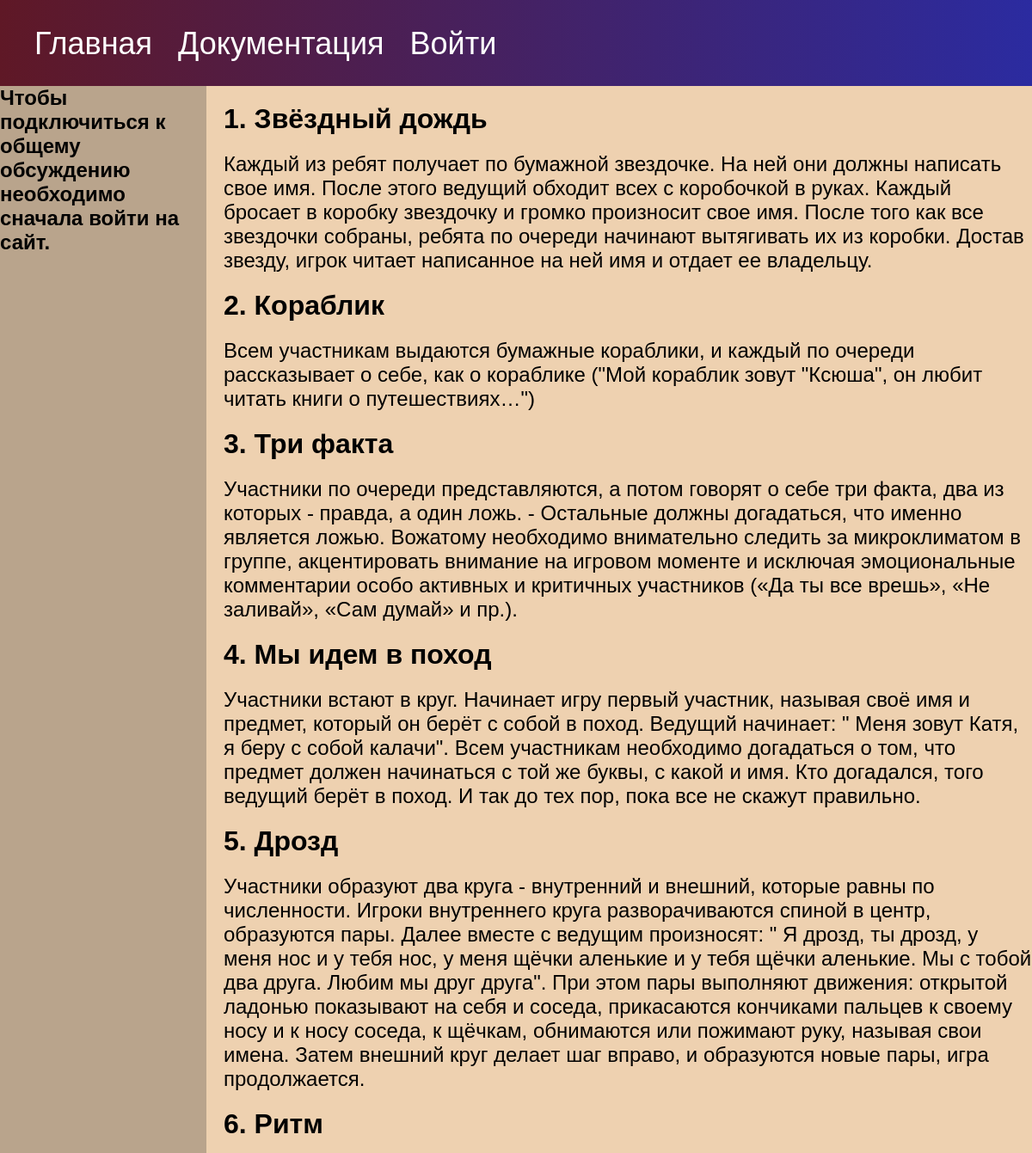
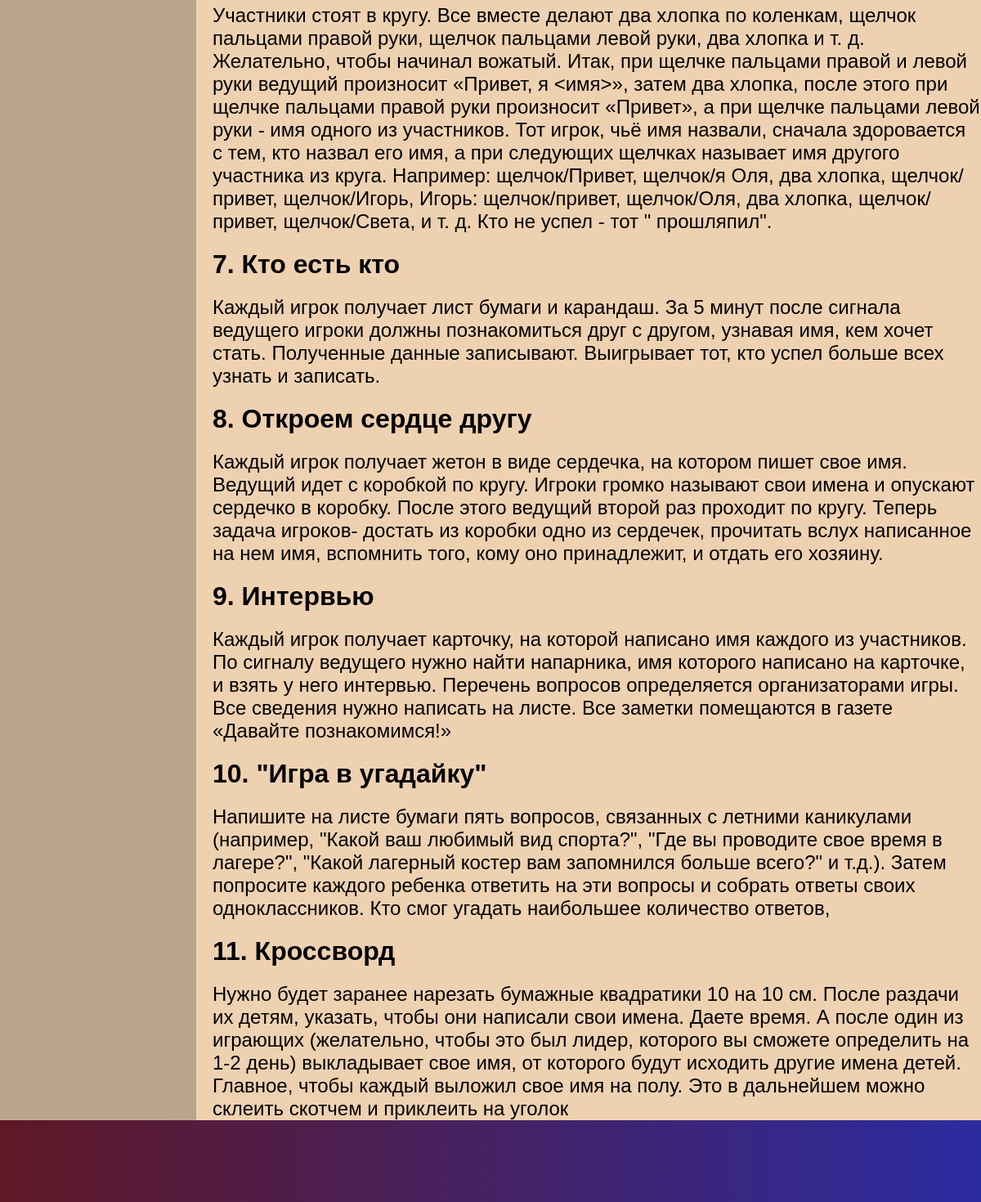
The app's page /docs/games_and_methodics with its own data (2 pictures, top to bottom).
### app/data/games.py (models this page shows)
class Game(SqlAlchemyBase):
    __tablename__ = 'games'
    id = sqlalchemy.Column(sqlalchemy.Integer,
                           primary_key=True, autoincrement=True)
    title = sqlalchemy.Column(sqlalchemy.String, nullable=True)
    description = sqlalchemy.Column(sqlalchemy.String, nullable=True)

### app/controllers/docs_controller.py (the view)
@app.route('/docs/games_and_methodics')
def games_and_methodics():
    db_sess = db_session.create_session()
    games = db_sess.query(Game).all()
    return render_template("docs/games_and_methodics.html", title="Игры и методики диагностики ребенка", games=games, get=get)

### app/data/db_session.py (called while the page is built)
def create_session() -> Session:
    global __factory
    return __factory()

### app/templates/docs/games_and_methodics.html
{% extends './base.html' %}
{% block head %}
    <link rel="stylesheet" href="../../static/css/styleDocs.css">
{% endblock %}
{% block content %}
    {% for game in games %}
        <div class="game">
            <h1>{{ game.id }}. {{ game.title }}</h1>
            <p>{{ game.description }}</p>
        </div>
    {% endfor %}
{% endblock %}

### app/templates/base.html (shortened to what this page needs)
<!DOCTYPE html>
<html lang="en">
<head>
    <link rel="stylesheet" href="../static/css/style.css">
    {% block head %} {% endblock %}
</head>
<body>
    <header>
        <nav>
            <ul>
                <li><a href="{{ url_for('index') }}">Главная</a></li>
                <li class="list">
                    <a href="{{ url_for('docs') }}">Документация</a>
                </li>
                {% if current_user.is_authenticated %}
                    <li><a href="{{ url_for('logout') }}">{{ current_user.name }}</a></li>
                {% else %}
                    <li><a href="{{ url_for('login') }}">Войти</a></li>
                {% endif %}
            </ul>
        </nav>
    </header>
    <div class="content">
        <aside style="height: auto;">
            {% if current_user.is_authenticated %}
                <h2>{{ current_user.name }}</h2>
                <h2>Чат общего обсуждения</h2>
                <div class="chat">
                    {% set data = get('https://gol-peresvet-376-edu.glitch.me/api/data').json() %}
                    {% for message in data.messages %}
                        {% for user in data.users %}
                            {% for k, v in user.items() %}
                                {% if message.user_id == v %}
                                    <div class="message">
                                        <h3>{{ k }}</h3>
                                        <p>{{ message.text }}</p>
                                    </div>
                                {% endif %}
                            {% endfor %}
                        {% endfor %}
                    {% endfor %}
                </div>
                <form action="" class="send_message" method="post">
                    <input type="text" name="" id="text" class="send">
                    <button type="button" id="button"><img src="../static/img/index/arrow.png" alt="" style="height: 30px; width: 30px; margin: 0"></button>
                </form>
            {% else %}
                <h1>Чтобы подключиться к общему обсуждению необходимо сначала войти на сайт.</h1>
            {% endif %}
        </aside>
        <main>
            {% block content %}
            {% endblock %}
        </main>
    </div>
    <footer>
    </footer>
</body>
</html>

### app/static/css/style.css (style rules this page uses)
* { margin: 0; font-family: Arial, Helvetica, sans-serif; }
body { background-color: #EED1B0; }
.content { width: 100%; display: grid; grid-template-columns: 20% 80%; }
footer { height: 100px; background: linear-gradient(90deg, #5F1826, rgb(43, 43, 160)) }
aside { float: left; background-color: #b9a48c; }
main { display: block; }
header { width: 100%; height: 100px; background: linear-gradient(90deg, #5F1826, rgb(43, 43, 160)); }
nav ul li { position: relative; }
nav ul li a { display: inline-block; background: #21216300; color: #fff; text-decoration: none; border-radius: 3px; font-size: 36px; height: 70px; transition: 0.4s ease; padding-top: 30px; width: 100%; }
ul { list-style: none; }
nav ul li { float: left; margin-right: 30px; text-align: center; height: 100px; transition: 0.4s ease; }

### app/static/css/styleDocs.css (style rules this page uses)
h1, hr, h2, p, img, table { margin-top: 20px; margin-left: 20px; }
p { font-size: 24px; }
.game { margin-top: 20px; }
aside h1, aside p, aside h3 { margin: 0; }

### records on screen
Game: id "1", title "Звёздный дождь", description "Каждый из ребят получает по бумажной звездочке. На ней они должны написать свое имя. После этого ведущий обходит всех с коробочкой в руках. Каждый бросает в коробку звездочку и громко произносит свое имя. После того как все звездочки собраны, ребята по очереди начинают вытягивать их из коробки. Достав звезду, игрок читает написанное на ней имя и отдает ее владельцу."
Game: id "2", title "Кораблик", description "Всем участникам выдаются бумажные кораблики, и каждый по очереди рассказывает о себе, как о кораблике (\"Мой кораблик зовут \"Ксюша\", он любит читать книги о путешествиях…\")"
Game: id "3", title "Три факта", description "Участники по очереди представляются, а потом говорят о себе три факта, два из которых - правда, а один ложь. - Остальные должны догадаться, что именно является ложью. Вожатому необходимо внимательно следить за микроклиматом в группе, акцентировать внимание на игровом моменте и исключая эмоциональные комментарии особо активных и критичных участников («Да ты все врешь», «Не заливай», «Сам думай» и пр.)."
Game: id "4", title "Мы идем в поход", description "Участники встают в круг. Начинает игру первый участник, называя своё имя и предмет, который он берёт с собой в поход. Ведущий начинает: \" Меня зовут Катя, я беру с собой калачи\". Всем участникам необходимо догадаться о том, что предмет должен начинаться с той же буквы, с какой и имя. Кто догадался, того ведущий берёт в поход. И так до тех пор, пока все не скажут правильно."
Game: id "5", title "Дрозд", description "Участники образуют два круга - внутренний и внешний, которые равны по численности. Игроки внутреннего круга разворачиваются спиной в центр, образуются пары. Далее вместе с ведущим произносят: \" Я дрозд, ты дрозд, у меня нос и у тебя нос, у меня щёчки аленькие и у тебя щёчки аленькие. Мы с тобой два друга. Любим мы друг друга\". При этом пары выполняют движения: открытой ладонью показывают на себя и соседа, прикасаются кончиками пальцев к своему носу и к носу соседа, к щёчкам, обнимаются или пожимают руку, называя свои имена. Затем внешний круг делает шаг вправо, и образуются новые пары, игра продолжается."
Game: id "6", title "Ритм", description "Участники стоят в кругу. Все вместе делают два хлопка по коленкам, щелчок пальцами правой руки, щелчок пальцами левой руки, два хлопка и т. д. Желательно, чтобы начинал вожатый. Итак, при щелчке пальцами правой и левой руки ведущий произносит «Привет, я <имя>», затем два хлопка, после этого при щелчке пальцами правой руки произносит «Привет», а при щелчке пальцами левой руки - имя одного из участников. Тот игрок, чьё имя назвали, сначала здоровается с тем, кто назвал его имя, а при следующих щелчках называет имя другого участника из круга. Например: щелчок/Привет, щелчок/я Оля, два хлопка, щелчок/привет, щелчок/Игорь, Игорь: щелчок/привет, щелчок/Оля, два хлопка, щелчок/привет,…"
Game: id "7", title "Кто есть кто", description "Каждый игрок получает лист бумаги и карандаш. За 5 минут после сигнала ведущего игроки должны познакомиться друг с другом, узнавая имя, кем хочет стать. Полученные данные записывают. Выигрывает тот, кто успел больше всех узнать и записать."
Game: id "8", title "Откроем сердце другу", description "Каждый игрок получает жетон в виде сердечка, на котором пишет свое имя. Ведущий идет с коробкой по кругу. Игроки громко называют свои имена и опускают сердечко в коробку. После этого ведущий второй раз проходит по кругу. Теперь задача игроков- достать из коробки одно из сердечек, прочитать вслух написанное на нем имя, вспомнить того, кому оно принадлежит, и отдать его хозяину."
Game: id "9", title "Интервью", description "Каждый игрок получает карточку, на которой написано имя каждого из участников. По сигналу ведущего нужно найти напарника, имя которого написано на карточке, и взять у него интервью. Перечень вопросов определяется организаторами игры. Все сведения нужно написать на листе. Все заметки помещаются в газете «Давайте познакомимся!»"
Game: id "10", title "\"Игра в угадайку\"", description "Напишите на листе бумаги пять вопросов, связанных с летними каникулами (например, \"Какой ваш любимый вид спорта?\", \"Где вы проводите свое время в лагере?\", \"Какой лагерный костер вам запомнился больше всего?\" и т.д.). Затем попросите каждого ребенка ответить на эти вопросы и собрать ответы своих одноклассников. Кто смог угадать наибольшее количество ответов,"
Game: id "11", title "Кроссворд", description "Нужно будет заранее нарезать бумажные квадратики 10 на 10 см. После раздачи их детям, указать, чтобы они написали свои имена. Даете время. А после один из играющих (желательно, чтобы это был лидер, которого вы сможете определить на 1-2 день) выкладывает свое имя, от которого будут исходить другие имена детей. Главное, чтобы каждый выложил свое имя на полу. Это в дальнейшем можно склеить скотчем и приклеить на уголок"
